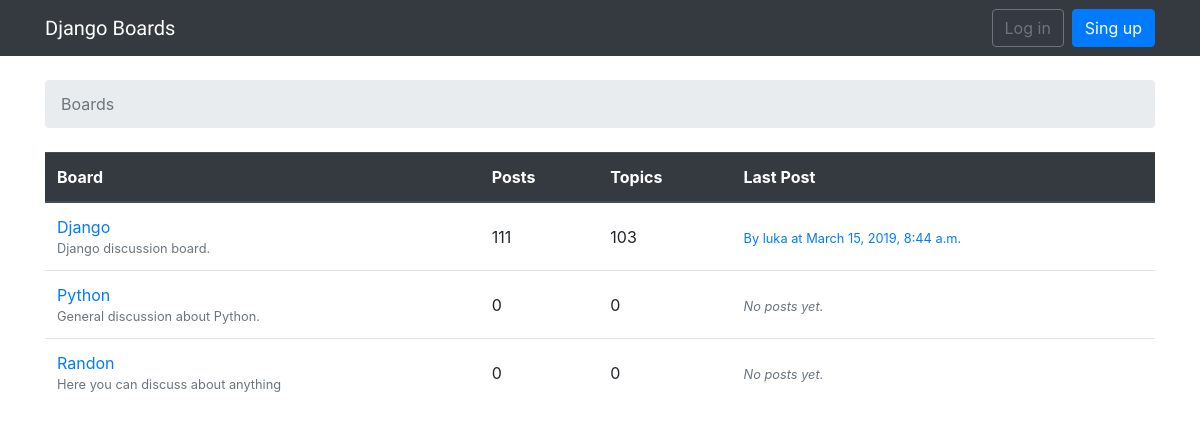
The page / on the database its author committed.
### boards/models.py (models this page shows, shortened)
class Board(models.Model):
    name = models.CharField(max_length=30, unique=True)
    description = models.CharField(max_length=1000)
    def get_posts_count(self):
        return Post.objects.filter(topic__board=self).count()
    def get_last_post(self):
        return Post.objects.filter(topic__board=self).order_by('-created_at').first()

class Post(models.Model):
    message = models.TextField(max_length=4000)
    topic = models.ForeignKey(Topic, related_name='posts', on_delete=models.PROTECT)
    created_at = models.DateTimeField(auto_now_add=True)
    updated_at = models.DateTimeField(null=True)
    created_by = models.ForeignKey(User, related_name='posts', on_delete=models.PROTECT)
    updated_by = models.ForeignKey(User, null=True, related_name='+', on_delete=models.PROTECT)

### boards/views.py (the view)
# urls.py: re_path(r'^$', views.BoardListView.as_view(), name='home'),
class BoardListView(ListView):
    model = Board
    context_object_name = 'boards'
    template_name = 'home.html'

### templates/home.html
{% extends 'base.html' %}
{% block breadcrumb %}
    <li class="breadcrumb-item active">Boards</li>
{% endblock breadcrumb %}
{% block content %}
    <table class="table">
        <thead class="thead-dark">
            <tr>
                <th>Board</th>
                <th>Posts</th>
                <th>Topics</th>
                <th>Last Post</th>
            </tr>
        </thead>
        <tbody>
            {% for board in boards %}
                <tr>
                    <td>
                        <a href="{% url 'board_topics' board.pk %}">{{ board.name }}</a>
                        <small class="text-muted d-block">{{ board.description }}</small>
                    </td>
                    <td class="align-middle">{{ board.get_posts_count }}</td>
                    <td class="align-middle">{{ board.topics.count }}</td>
                    <td class="align-middle">
                        {% with post=board.get_last_post %}
                            {% if post %}
                                <small>
                                    <a href="{% url 'topic_posts' board.pk post.topic.pk %}">By {{ post.created_by.username }} at {{ post.created_at }}</a>
                                </small>
                            {% else %}
                                <small class="text-muted">
                                    <em>No posts yet.</em>
                                </small>
                            {% endif %}
                        {% endwith %}
                    </td>
                </tr>
            {% endfor %}
        </tbody>
    </table>
{% endblock content %}

### rows shown on the page
Board: name "Django", description "Django discussion board.", get_posts_count "111", topics.count "103", get_last_post.created_by.username "luka", get_last_post.created_at "March 15, 2019, 8:44 a.m."
Board: name "Python", description "General discussion about Python.", get_posts_count "0", topics.count "0", shows "No posts yet."
Board: name "Randon", description "Here you can discuss about anything", get_posts_count "0", topics.count "0", shows "No posts yet."
